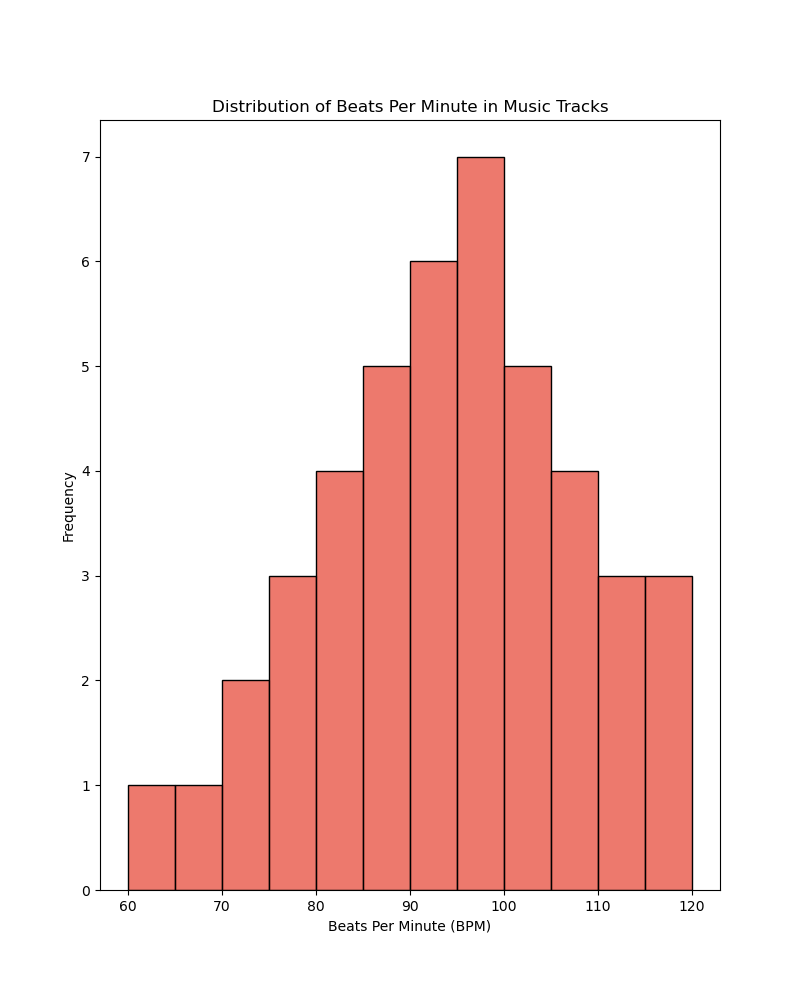

This figure's Python source:

import pandas as pd
import seaborn as sns
import matplotlib.pyplot as plt

# Generate the dataframe from the provided data points
data = {
    'Beats_Per_Minute': [
        60, 65, 70, 70, 75, 75, 75, 80, 80, 80, 80, 85, 85, 85,
        85, 85, 90, 90, 90, 90, 90, 90, 95, 95, 95, 95, 95, 95,
        95, 100, 100, 100, 100, 100, 105, 105, 105, 105, 110,
        110, 110, 115, 115, 120
    ]
}
df = pd.DataFrame(data)

# Set the size of the chart
plt.figure(figsize=(8, 10))

# Plot a vertical histogram with a modified color scheme and adjusted band width
sns.histplot(data=df, x='Beats_Per_Minute', binwidth=5, color='#e74c3c')

# Customize the appearance of the plot
plt.title('Distribution of Beats Per Minute in Music Tracks')
plt.ylabel('Frequency')
plt.xlabel('Beats Per Minute (BPM)')

# Show the plot
plt.show()
